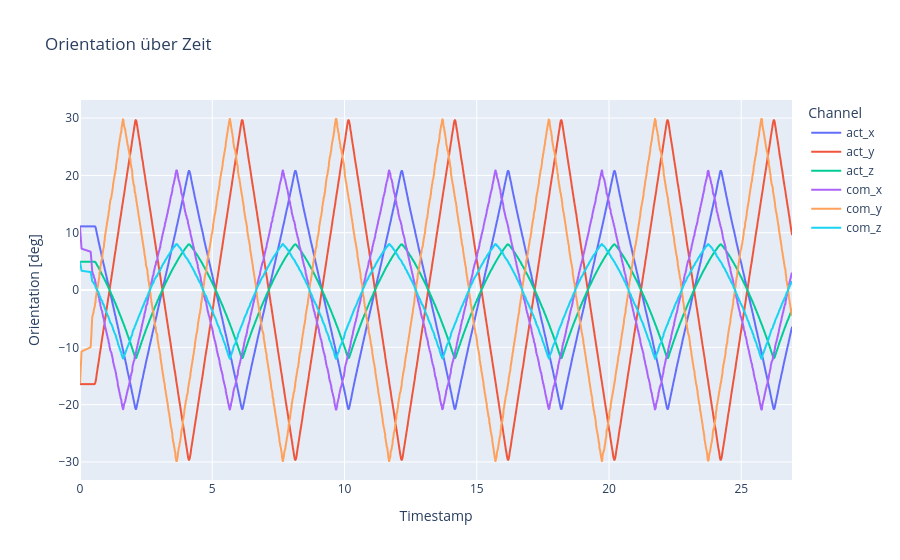

Source (notebook cell):
### Markdown cell above
orientation over time

### Code cell
# 1) DataFrame anlegen
df = pd.DataFrame({
    'timestamp': timestamps,
    'act_x': rpy_act[:, 0],
    'act_y': rpy_act[:, 1],
    'act_z': rpy_act[:, 2],
    'com_x': rpy_com[:, 0],
    'com_y': rpy_com[:, 1],
    'com_z': rpy_com[:, 2],
})

# 1) In Long-Form umwandeln
df_long = df.melt(
    id_vars='timestamp',
    value_vars=df.columns[1:],
    var_name='Channel',
    value_name='Orientation [deg]'
)

# 2) Plot bauen
fig = px.line(
    df_long,
    x='timestamp',
    y='Orientation [deg]',
    color='Channel',
    title="Orientation über Zeit",
    labels={'timestamp': 'Timestamp'}
)

# 3) Achsen anpassen
fig.update_xaxes(
    tickformat="%H:%M:%S\n%d-%m-%Y",
)

fig.show()

### Figure 1 — Plotly figure (JSON) as saved in the notebook; plotly's stock layout.template omitted (floating-point values rounded to 4 significant figures; data arrays with more than 128 entries replaced by an {"elided": "..."} marker saying what was removed)
{"data": [{"hovertemplate": "Channel=act_x<br>Timestamp=%{x}<br>Orientation [deg]=%{y}<extra></extra>", "legendgroup": "act_x", "line": {"color": "#636efa", "dash": "solid"}, "marker": {"symbol": "circle"}, "mode": "lines", "name": "act_x", "showlegend": true, "type": "scattergl", "x": {"elided": "2083 float values"}, "xaxis": "x", "y": {"elided": "2083 float values"}, "yaxis": "y"}, {"hovertemplate": "Channel=act_y<br>Timestamp=%{x}<br>Orientation [deg]=%{y}<extra></extra>", "legendgroup": "act_y", "line": {"color": "#EF553B", "dash": "solid"}, "marker": {"symbol": "circle"}, "mode": "lines", "name": "act_y", "showlegend": true, "type": "scattergl", "x": {"elided": "2083 float values"}, "xaxis": "x", "y": {"elided": "2083 float values"}, "yaxis": "y"}, {"hovertemplate": "Channel=act_z<br>Timestamp=%{x}<br>Orientation [deg]=%{y}<extra></extra>", "legendgroup": "act_z", "line": {"color": "#00cc96", "dash": "solid"}, "marker": {"symbol": "circle"}, "mode": "lines", "name": "act_z", "showlegend": true, "type": "scattergl", "x": {"elided": "2083 float values"}, "xaxis": "x", "y": {"elided": "2083 float values"}, "yaxis": "y"}, {"hovertemplate": "Channel=com_x<br>Timestamp=%{x}<br>Orientation [deg]=%{y}<extra></extra>", "legendgroup": "com_x", "line": {"color": "#ab63fa", "dash": "solid"}, "marker": {"symbol": "circle"}, "mode": "lines", "name": "com_x", "showlegend": true, "type": "scattergl", "x": {"elided": "2083 float values"}, "xaxis": "x", "y": {"elided": "2083 float values"}, "yaxis": "y"}, {"hovertemplate": "Channel=com_y<br>Timestamp=%{x}<br>Orientation [deg]=%{y}<extra></extra>", "legendgroup": "com_y", "line": {"color": "#FFA15A", "dash": "solid"}, "marker": {"symbol": "circle"}, "mode": "lines", "name": "com_y", "showlegend": true, "type": "scattergl", "x": {"elided": "2083 float values"}, "xaxis": "x", "y": {"elided": "2083 float values"}, "yaxis": "y"}, {"hovertemplate": "Channel=com_z<br>Timestamp=%{x}<br>Orientation [deg]=%{y}<extra></extra>", "legendgroup": "com_z", "line": {"color": "#19d3f3", "dash": "solid"}, "marker": {"symbol": "circle"}, "mode": "lines", "name": "com_z", "showlegend": true, "type": "scattergl", "x": {"elided": "2083 float values"}, "xaxis": "x", "y": {"elided": "2083 float values"}, "yaxis": "y"}], "layout": {"legend": {"title": {"text": "Channel"}, "tracegroupgap": 0}, "title": {"text": "Orientation über Zeit"}, "xaxis": {"anchor": "y", "domain": [0, 1], "tickformat": "%H:%M:%S\n%d-%m-%Y", "title": {"text": "Timestamp"}}, "yaxis": {"anchor": "x", "domain": [0, 1], "title": {"text": "Orientation [deg]"}}}}
